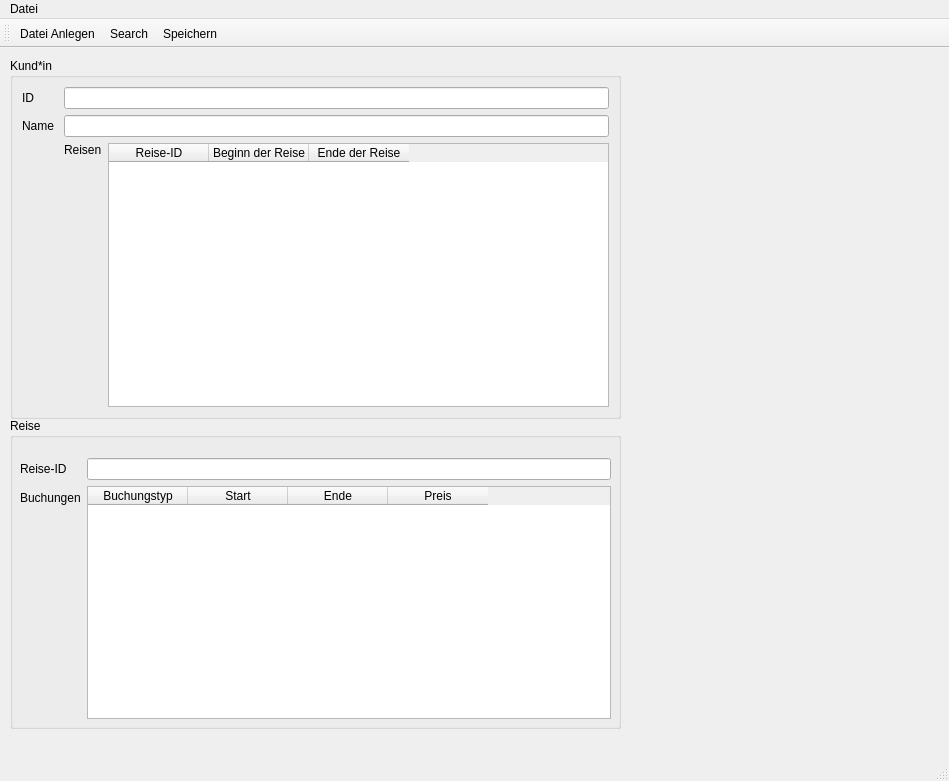
<?xml version="1.0" encoding="UTF-8"?>
<ui version="4.0">
 <class>TravelAgencyUI</class>
 <widget class="QMainWindow" name="TravelAgencyUI">
  <property name="geometry">
   <rect>
    <x>0</x>
    <y>0</y>
    <width>949</width>
    <height>781</height>
   </rect>
  </property>
  <property name="windowTitle">
   <string>TravelAgencyUI</string>
  </property>
  <widget class="QWidget" name="centralwidget">
   <widget class="QGroupBox" name="groupBox">
    <property name="geometry">
     <rect>
      <x>10</x>
      <y>10</y>
      <width>611</width>
      <height>361</height>
     </rect>
    </property>
    <property name="title">
     <string>Kund*in</string>
    </property>
    <layout class="QFormLayout" name="formLayout">
     <item row="0" column="0">
      <widget class="QLabel" name="label">
       <property name="text">
        <string>ID</string>
       </property>
      </widget>
     </item>
     <item row="0" column="1">
      <widget class="QLineEdit" name="lineEditID"/>
     </item>
     <item row="1" column="0">
      <widget class="QLabel" name="label_2">
       <property name="text">
        <string>Name </string>
       </property>
      </widget>
     </item>
     <item row="1" column="1">
      <widget class="QLineEdit" name="lineEditName"/>
     </item>
     <item row="2" column="1">
      <layout class="QHBoxLayout" name="horizontalLayout">
       <item>
        <layout class="QVBoxLayout" name="verticalLayout">
         <item>
          <widget class="QLabel" name="label_4">
           <property name="text">
            <string>Reisen</string>
           </property>
          </widget>
         </item>
         <item>
          <spacer name="verticalSpacer">
           <property name="orientation">
            <enum>Qt::Vertical</enum>
           </property>
           <property name="sizeHint" stdset="0">
            <size>
             <width>20</width>
             <height>138</height>
            </size>
           </property>
          </spacer>
         </item>
        </layout>
       </item>
       <item>
        <widget class="QTableWidget" name="tableWidgetReisen">
         <property name="minimumSize">
          <size>
           <width>0</width>
           <height>0</height>
          </size>
         </property>
         <property name="lineWidth">
          <number>0</number>
         </property>
         <property name="selectionMode">
          <enum>QAbstractItemView::SingleSelection</enum>
         </property>
         <property name="selectionBehavior">
          <enum>QAbstractItemView::SelectRows</enum>
         </property>
         <property name="iconSize">
          <size>
           <width>10</width>
           <height>10</height>
          </size>
         </property>
         <column>
          <property name="text">
           <string>Reise-ID</string>
          </property>
         </column>
         <column>
          <property name="text">
           <string>Beginn der Reise</string>
          </property>
         </column>
         <column>
          <property name="text">
           <string>Ende der Reise</string>
          </property>
         </column>
        </widget>
       </item>
      </layout>
     </item>
    </layout>
   </widget>
   <widget class="QGroupBox" name="groupBoxReise">
    <property name="geometry">
     <rect>
      <x>10</x>
      <y>370</y>
      <width>611</width>
      <height>311</height>
     </rect>
    </property>
    <property name="title">
     <string>Reise</string>
    </property>
    <widget class="QWidget" name="layoutWidget">
     <property name="geometry">
      <rect>
       <x>10</x>
       <y>40</y>
       <width>591</width>
       <height>261</height>
      </rect>
     </property>
     <layout class="QFormLayout" name="formLayout_2">
      <item row="0" column="0">
       <widget class="QLabel" name="label_3">
        <property name="text">
         <string>Reise-ID</string>
        </property>
       </widget>
      </item>
      <item row="0" column="1">
       <widget class="QLineEdit" name="lineEditReiseID"/>
      </item>
      <item row="1" column="0">
       <widget class="QLabel" name="label_5">
        <property name="text">
         <string>Buchungen</string>
        </property>
       </widget>
      </item>
      <item row="1" column="1">
       <widget class="QTableWidget" name="tableWidget">
        <column>
         <property name="text">
          <string>Buchungstyp</string>
         </property>
        </column>
        <column>
         <property name="text">
          <string>Start</string>
         </property>
        </column>
        <column>
         <property name="text">
          <string>Ende</string>
         </property>
        </column>
        <column>
         <property name="text">
          <string>Preis</string>
         </property>
        </column>
       </widget>
      </item>
     </layout>
    </widget>
   </widget>
  </widget>
  <widget class="QMenuBar" name="menubar">
   <property name="geometry">
    <rect>
     <x>0</x>
     <y>0</y>
     <width>949</width>
     <height>25</height>
    </rect>
   </property>
   <widget class="QMenu" name="menuDatei">
    <property name="title">
     <string>Datei</string>
    </property>
    <addaction name="actionDatei_Anlegen"/>
    <addaction name="actionSearch"/>
    <addaction name="actionSpeichern"/>
   </widget>
   <addaction name="menuDatei"/>
  </widget>
  <widget class="QStatusBar" name="statusbar"/>
  <widget class="QToolBar" name="toolBar">
   <property name="windowTitle">
    <string>toolBar</string>
   </property>
   <attribute name="toolBarArea">
    <enum>TopToolBarArea</enum>
   </attribute>
   <attribute name="toolBarBreak">
    <bool>false</bool>
   </attribute>
   <addaction name="actionDatei_Anlegen"/>
   <addaction name="actionSearch"/>
   <addaction name="actionSpeichern"/>
  </widget>
  <action name="actionDatei_Anlegen">
   <property name="icon">
    <iconset resource="Graphics.qrc">
     <normaloff>:/icons/import_icon.png</normaloff>:/icons/import_icon.png</iconset>
   </property>
   <property name="text">
    <string>Datei Anlegen</string>
   </property>
  </action>
  <action name="actionSearch">
   <property name="icon">
    <iconset resource="Graphics.qrc">
     <normaloff>:/icons/search.png</normaloff>:/icons/search.png</iconset>
   </property>
   <property name="text">
    <string>Search</string>
   </property>
  </action>
  <action name="actionSpeichern">
   <property name="icon">
    <iconset resource="Graphics.qrc">
     <normaloff>:/icons/pngtree-vector-save-icon-png-image_322173.jpg</normaloff>:/icons/pngtree-vector-save-icon-png-image_322173.jpg</iconset>
   </property>
   <property name="text">
    <string>Speichern</string>
   </property>
  </action>
 </widget>
 <resources>
  <include location="Graphics.qrc"/>
 </resources>
 <connections/>
</ui>
